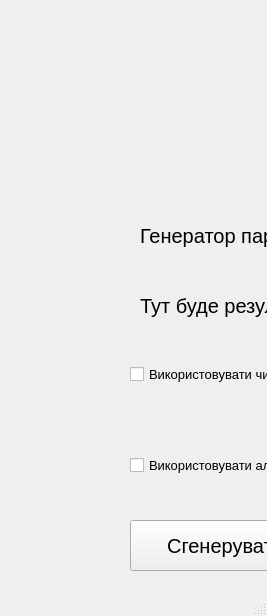
<?xml version="1.0" encoding="UTF-8"?>
<ui version="4.0">
 <class>MainWindow</class>
 <widget class="QMainWindow" name="MainWindow">
  <property name="geometry">
   <rect>
    <x>0</x>
    <y>0</y>
    <width>267</width>
    <height>616</height>
   </rect>
  </property>
  <property name="windowTitle">
   <string>MainWindow</string>
  </property>
  <widget class="QWidget" name="centralwidget">
   <widget class="QPushButton" name="pushButton">
    <property name="geometry">
     <rect>
      <x>130</x>
      <y>520</y>
      <width>191</width>
      <height>51</height>
     </rect>
    </property>
    <property name="font">
     <font>
      <pointsize>15</pointsize>
     </font>
    </property>
    <property name="text">
     <string>Сгенерувати</string>
    </property>
   </widget>
   <widget class="QLabel" name="label_2">
    <property name="geometry">
     <rect>
      <x>140</x>
      <y>280</y>
      <width>191</width>
      <height>51</height>
     </rect>
    </property>
    <property name="font">
     <font>
      <pointsize>15</pointsize>
     </font>
    </property>
    <property name="text">
     <string>Тут буде результат</string>
    </property>
   </widget>
   <widget class="QLabel" name="label">
    <property name="geometry">
     <rect>
      <x>140</x>
      <y>210</y>
      <width>181</width>
      <height>51</height>
     </rect>
    </property>
    <property name="font">
     <font>
      <pointsize>15</pointsize>
     </font>
    </property>
    <property name="text">
     <string>Генератор паролів</string>
    </property>
   </widget>
   <widget class="QCheckBox" name="checkBox">
    <property name="geometry">
     <rect>
      <x>130</x>
      <y>349</y>
      <width>191</width>
      <height>51</height>
     </rect>
    </property>
    <property name="font">
     <font>
      <pointsize>10</pointsize>
     </font>
    </property>
    <property name="text">
     <string>Використовувати числа</string>
    </property>
   </widget>
   <widget class="QCheckBox" name="checkBox_2">
    <property name="geometry">
     <rect>
      <x>130</x>
      <y>440</y>
      <width>191</width>
      <height>51</height>
     </rect>
    </property>
    <property name="font">
     <font>
      <pointsize>10</pointsize>
     </font>
    </property>
    <property name="styleSheet">
     <string notr="true">background-color,red</string>
    </property>
    <property name="text">
     <string>Використовувати алфавіт</string>
    </property>
   </widget>
  </widget>
  <widget class="QMenuBar" name="menubar">
   <property name="geometry">
    <rect>
     <x>0</x>
     <y>0</y>
     <width>267</width>
     <height>21</height>
    </rect>
   </property>
  </widget>
  <widget class="QStatusBar" name="statusbar"/>
 </widget>
 <resources/>
 <connections/>
</ui>
